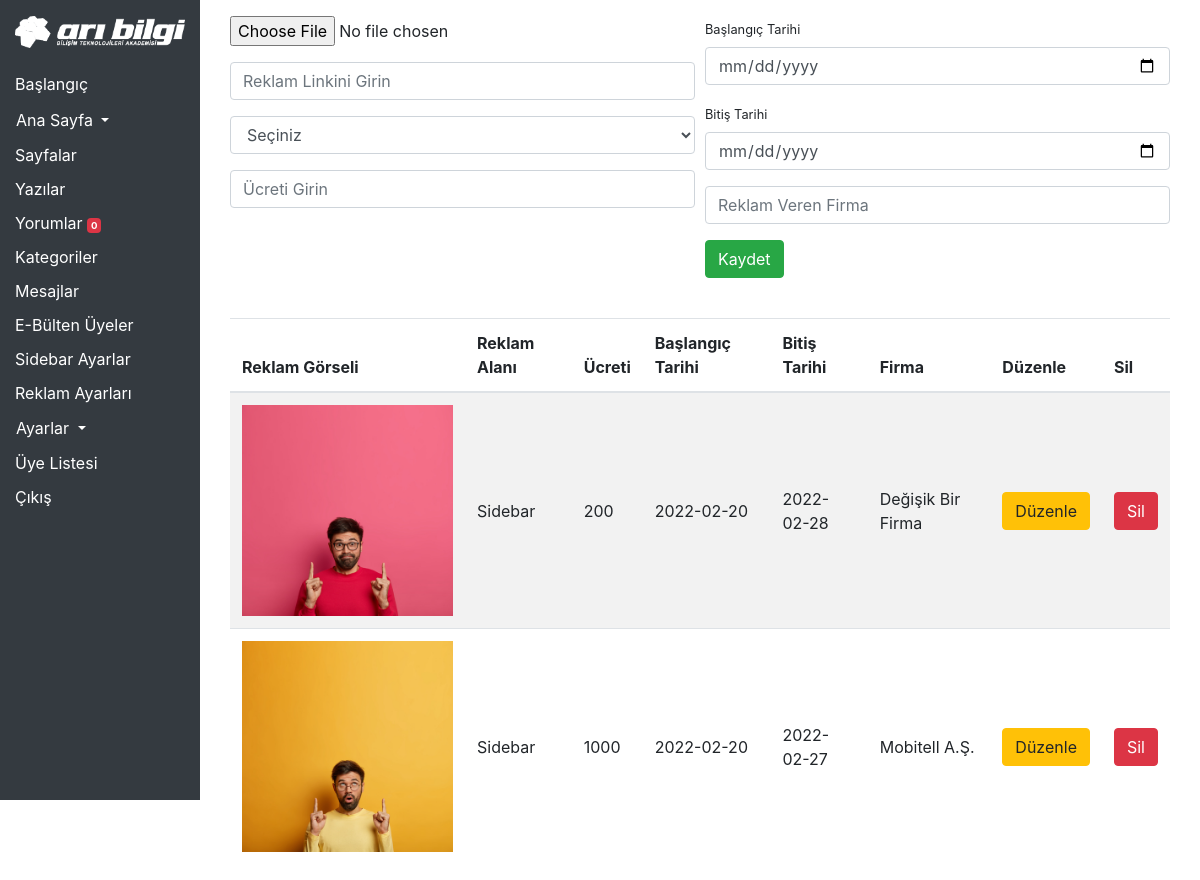
The page /admin/reklam.php (signed in) on the database its author committed.
### tables this page shows
CREATE TABLE IF NOT EXISTS `reklam` (
  `id` int(11) NOT NULL AUTO_INCREMENT,
  `gorsel` varchar(200) NOT NULL,
  `link` varchar(200) NOT NULL,
  `reklamalani` varchar(30) NOT NULL,
  `ucret` varchar(10) NOT NULL,
  `baslangic` varchar(10) NOT NULL,
  `bitis` varchar(10) NOT NULL,
  `firma` varchar(100) NOT NULL,
  PRIMARY KEY (`id`)
);

### admin/reklam.php (the view, shortened to what this page needs)
<?php require_once('header.php'); ?>
<section id="reklam">
    <div class="container">
        <form method="post" class="form-row" enctype="multipart/form-data">
            <div class="col-md-6">
                <div class="form-group">
                    <input type="file" name="gorsel">
                </div>
                <div class="form-group">
                    <input type="text" name="link" placeholder="Reklam Linkini Girin" class="form-control">
                </div>
                <div class="form-group">
                    <select name="reklamalani" class="form-control">
                        <option value="">Seçiniz</option>
                    </select>
                </div>
                <div class="form-group">
                    <input type="text" name="ucret" class="form-control" placeholder="Ücreti Girin">
                </div>
            </div>
            <div class="col-md-6">
                <div class="form-group">
                    <small><label>Başlangıç Tarihi</label></small>
                    <input type="date" name="baslangic" class="form-control">
                </div>
                <div class="form-group">
                    <small><label>Bitiş Tarihi</label></small>
                    <input type="date" name="bitis" class="form-control">
                </div>
                <div class="form-group">
                    <input type="text" name="firma" placeholder="Reklam Veren Firma" class="form-control">
                </div>
                <div class="form-group">
                    <button type="submit" class="btn btn-success" name="reklambutonu">Kaydet</button>
                </div>
            </div>
        </form>
    </div>
</section>
<br>
<section id="adslist">
    <div class="container">
        <div class="row">
            <div class="col-12">
                <table class="table table-striped">
                    <thead>
                        <tr>
                            <th>Reklam Görseli</th>
                            <th>Reklam Alanı</th>
                            <th>Ücreti</th>
                            <th>Başlangıç Tarihi</th>
                            <th>Bitiş Tarihi</th>
                            <th>Firma</th>
                            <th>Düzenle</th>
                            <th>Sil</th>
                        </tr>
                    </thead>
                    <tbody>
                    <?php
                        $sorgu = $db -> prepare('select * from reklam order by id desc');
                        $sorgu -> execute();
                        if($sorgu -> rowCount()){
                            foreach($sorgu as $satir){
                                ?>
                                    <tr>
                                        <td class="w-25"><img src="<?php echo $satir['gorsel']; ?>" class="img-fluid"></td>
                                        <td><?php echo $satir['reklamalani']; ?></td>
                                        <td><?php echo $satir['ucret']; ?></td>
                                        <td><?php echo $satir['baslangic']; ?></td>
                                        <td><?php echo $satir['bitis']; ?></td>
                                        <td><?php echo $satir['firma']; ?></td>
                                        <td>
                                            <a href="reklamduzenle.php?id=<?php echo $satir['id']; ?>">
                                            <button class="btn btn-warning">Düzenle</button></a>
                                        </td>
                                        <td>
                                            <a href="reklamsil.php?id=<?php echo $satir['id']; ?>">
                                            <button class="btn btn-danger">Sil</button></a>
                                        </td>
                    </tr>
                                <?php
                            }
                        }
                    ?>
                    </tbody>
                </table>
            </div>
        </div>
    </div>
</section>
<?php require_once('footer.php'); ?>

### css/style.css (style rules this page uses)
#adslist td { vertical-align: middle; }

### rows shown on the page
reklam: gorsel (picture), reklamalani "Sidebar", ucret "200", baslangic "2022-02-20", bitis "2022-02-28", firma "Değişik Bir Firma"
reklam: gorsel (picture), reklamalani "Sidebar", ucret "1000", baslangic "2022-02-20", bitis "2022-02-27", firma "Mobitell A.Ş."

### other values the page prints
$yeni_yorum "0"
